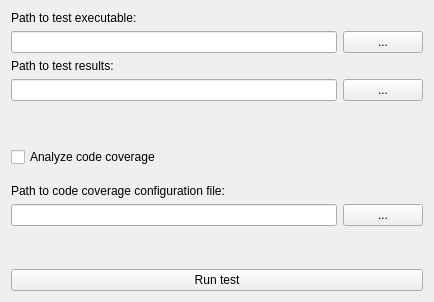
<?xml version="1.0" encoding="UTF-8"?>
<ui version="4.0">
 <class>TestRunConfigurationWidgetClass</class>
 <widget class="QWidget" name="TestRunConfigurationWidgetClass">
  <property name="geometry">
   <rect>
    <x>0</x>
    <y>0</y>
    <width>434</width>
    <height>302</height>
   </rect>
  </property>
  <property name="windowTitle">
   <string>Test run configuration</string>
  </property>
  <layout class="QGridLayout" name="gridLayout">
   <item row="7" column="0" colspan="2">
    <spacer name="verticalSpacer">
     <property name="orientation">
      <enum>Qt::Vertical</enum>
     </property>
     <property name="sizeHint" stdset="0">
      <size>
       <width>20</width>
       <height>40</height>
      </size>
     </property>
    </spacer>
   </item>
   <item row="1" column="0">
    <widget class="QLineEdit" name="m_path_to_test_executable_line_edit"/>
   </item>
   <item row="6" column="0" colspan="2">
    <widget class="QWidget" name="m_code_coverage_configuration_widget" native="true">
     <layout class="QGridLayout" name="gridLayout_2">
      <property name="leftMargin">
       <number>0</number>
      </property>
      <property name="rightMargin">
       <number>0</number>
      </property>
      <property name="bottomMargin">
       <number>0</number>
      </property>
      <item row="0" column="0">
       <widget class="QLabel" name="label_4">
        <property name="text">
         <string>Path to code coverage configuration file:</string>
        </property>
       </widget>
      </item>
      <item row="1" column="0">
       <widget class="QLineEdit" name="m_path_to_code_coverage_configuration_line_edit"/>
      </item>
      <item row="1" column="1">
       <widget class="QPushButton" name="m_browse_code_coverage_configuration_btn">
        <property name="text">
         <string>...</string>
        </property>
       </widget>
      </item>
     </layout>
    </widget>
   </item>
   <item row="2" column="0">
    <widget class="QLabel" name="label">
     <property name="text">
      <string>Path to test results:</string>
     </property>
    </widget>
   </item>
   <item row="3" column="1">
    <widget class="QPushButton" name="m_browse_test_results_btn">
     <property name="text">
      <string>...</string>
     </property>
    </widget>
   </item>
   <item row="3" column="0">
    <widget class="QLineEdit" name="m_path_to_test_results_line_edit"/>
   </item>
   <item row="1" column="1">
    <widget class="QPushButton" name="m_browse_test_executable_btn">
     <property name="text">
      <string>...</string>
     </property>
    </widget>
   </item>
   <item row="0" column="0">
    <widget class="QLabel" name="label_2">
     <property name="text">
      <string>Path to test executable:</string>
     </property>
    </widget>
   </item>
   <item row="4" column="0" colspan="2">
    <spacer name="verticalSpacer_2">
     <property name="orientation">
      <enum>Qt::Vertical</enum>
     </property>
     <property name="sizeType">
      <enum>QSizePolicy::Fixed</enum>
     </property>
     <property name="sizeHint" stdset="0">
      <size>
       <width>20</width>
       <height>40</height>
      </size>
     </property>
    </spacer>
   </item>
   <item row="8" column="0" colspan="2">
    <widget class="QPushButton" name="m_run_test_btn">
     <property name="text">
      <string>Run test</string>
     </property>
    </widget>
   </item>
   <item row="5" column="0" colspan="2">
    <widget class="QCheckBox" name="m_analyze_code_coverage_check_box">
     <property name="enabled">
      <bool>true</bool>
     </property>
     <property name="toolTip">
      <string>Use OpenCppCoverage to analyze code coverage</string>
     </property>
     <property name="text">
      <string>Analyze code coverage</string>
     </property>
    </widget>
   </item>
  </layout>
 </widget>
 <layoutdefault spacing="6" margin="11"/>
 <tabstops>
  <tabstop>m_path_to_test_executable_line_edit</tabstop>
  <tabstop>m_browse_test_executable_btn</tabstop>
  <tabstop>m_path_to_test_results_line_edit</tabstop>
  <tabstop>m_browse_test_results_btn</tabstop>
  <tabstop>m_analyze_code_coverage_check_box</tabstop>
  <tabstop>m_path_to_code_coverage_configuration_line_edit</tabstop>
  <tabstop>m_browse_code_coverage_configuration_btn</tabstop>
  <tabstop>m_run_test_btn</tabstop>
 </tabstops>
 <resources/>
 <connections/>
</ui>
